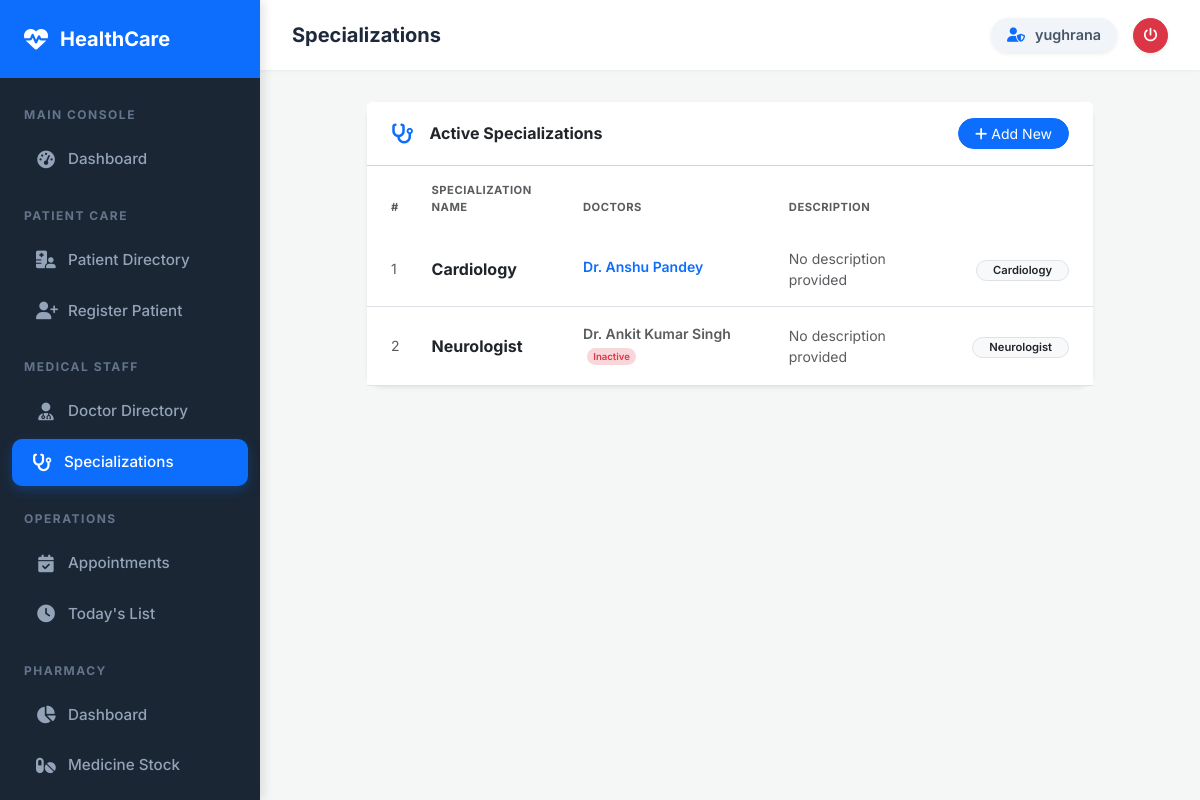
Screenshot of /doctors/specializations/ (signed in) with the database file from the repository.
### doctors/models.py (models this page shows, shortened)
class Specialization(models.Model):
    name = models.CharField(max_length=100, unique=True)
    description = models.TextField(blank=True)

class Doctor(models.Model):
    user = models.OneToOneField(User, on_delete=models.SET_NULL, null=True, blank=True)
    first_name = models.CharField(max_length=100)
    last_name = models.CharField(max_length=100)
    specialization = models.ForeignKey(Specialization, on_delete=models.SET_NULL, null=True)
    qualification = models.CharField(max_length=200)
    experience_years = models.IntegerField(default=0)
    phone = models.CharField(max_length=15)
    email = models.EmailField()
    license_number = models.CharField(max_length=50, unique=True)
    consultation_fee = models.DecimalField(max_digits=8, decimal_places=2, default=0)
    available_days = models.CharField(max_length=100, blank=True, help_text="e.g. Mon,Tue,Wed")
    available_time_start = models.TimeField(null=True, blank=True)
    available_time_end = models.TimeField(null=True, blank=True)
    bio = models.TextField(blank=True)
    is_active = models.BooleanField(default=True)
    created_at = models.DateTimeField(auto_now_add=True)
    def get_full_name(self):
        return f"Dr. {self.first_name} {self.last_name}"

### doctors/views.py (the view)
# urls.py: path('specializations/', views.specialization_list, name='specialization_list'),
@login_required
def specialization_list(request):
    specializations = Specialization.objects.all()
    return render(request, 'doctors/specialization_list.html', {'specializations': specializations})

### templates/doctors/specialization_list.html (shortened to what this page needs)
{% extends 'base/base.html' %}
{% block page_title %}Specializations{% endblock %}
{% block content %}
<div class="row justify-content-center">
    <div class="col-lg-10">
        <div class="card shadow-sm border-0">
            <div class="card-header bg-white py-3 px-4 d-flex justify-content-between align-items-center">
                <div class="d-flex align-items-center">
                    <i class="fas fa-stethoscope text-primary fa-lg me-3"></i>
                    <h6 class="mb-0 fw-bold">Active Specializations</h6>
                </div>
                <a href="{% url 'specialization_create' %}" class="btn btn-primary btn-sm rounded-pill px-3">
                    <i class="fas fa-plus me-1"></i>Add New
                </a>
            </div>
            <div class="card-body p-0">
                <div class="table-responsive">
                    <table class="table table-hover align-middle mb-0">
                        <thead class="bg-light">
                            <tr>
                                <th class="px-4 py-3 small text-uppercase text-muted fw-bold border-0">#</th>
                                <th class="py-3 small text-uppercase text-muted fw-bold border-0">Specialization Name</th>
                                <th class="py-3 small text-uppercase text-muted fw-bold border-0">Doctors</th>
                                <th class="py-3 small text-uppercase text-muted fw-bold border-0">Description</th>
                                <th class="px-4 py-3 border-0"></th>
                            </tr>
                        </thead>
                        <tbody class="border-top-0">
                            {% for s in specializations %}
                            <tr>
                                <td class="px-4 py-3 text-muted small">{{ forloop.counter }}</td>
                                <td class="py-3 fw-bold text-dark">{{ s.name }}</td>
                                <td class="py-3">
                                    {% for d in s.doctor_set.all %}
                                        <div class="small fw-semibold {% if d.is_active %}text-primary{% else %}text-muted{% endif %} mb-1">
                                            {{ d.get_full_name }}
                                            {% if not d.is_active %}
                                                <span class="badge bg-danger-subtle text-danger extra-small rounded-pill ms-1" style="font-size: 0.6rem;">Inactive</span>
                                            {% endif %}
                                        </div>
                                    {% empty %}
                                        <span class="text-muted extra-small fst-italic">No doctors assigned</span>
                                    {% endfor %}
                                </td>
                                <td class="py-3 text-muted small" style="max-width: 400px; white-space: normal;">
                                    {{ s.description|default:"No description provided" }}
                                </td>
                                <td class="px-4 py-3 text-end">
                                    <span class="badge bg-light text-dark border rounded-pill px-3">{{ s.name }}</span>
                                </td>
                            </tr>
                            {% endfor %}
                        </tbody>
                    </table>
                </div>
            </div>
        </div>
    </div>
</div>
{% endblock %}

### templates/base/base.html (shortened to what this page needs)
{% load static %}
<!doctype html>
<html lang="en">
  <head>
    <link href="https://cdn.jsdelivr.net/npm/bootstrap@5.3.0/dist/css/bootstrap.min.css" rel="stylesheet" />
    <link href="https://cdnjs.cloudflare.com/ajax/libs/font-awesome/6.4.0/css/all.min.css" rel="stylesheet" />
    <link rel="stylesheet" href="{% static 'css/custom.css' %}" />
  </head>
  <body>
    {% if user.is_authenticated %}
    <div class="sidebar" id="sidebar">
      <div class="sidebar-brand">
        <i class="fas fa-heartbeat"></i>
        <span>HealthCare</span>
      </div>
      <nav class="mt-2 pb-5">
        <div class="nav-section">Main Console</div>
        <a href="{% url 'dashboard' %}" class="nav-link {% if request.resolver_match.url_name == 'dashboard' %}active{% endif %}">
          <i class="fas fa-tachometer-alt"></i> Dashboard
        </a>
        <div class="nav-section">Patient Care</div>
        <a href="{% url 'patient_list' %}" class="nav-link {% if request.resolver_match.url_name == 'patient_list' %}active{% endif %}">
          <i class="fas fa-hospital-user"></i> Patient Directory
        </a>
        <a href="{% url 'patient_create' %}" class="nav-link {% if request.resolver_match.url_name == 'patient_create' %}active{% endif %}">
          <i class="fas fa-user-plus"></i> Register Patient
        </a>
        <div class="nav-section">Medical Staff</div>
        <a href="{% url 'doctor_list' %}" class="nav-link {% if request.resolver_match.url_name == 'doctor_list' %}active{% endif %}">
          <i class="fas fa-user-md"></i> Doctor Directory
        </a>
        <a href="{% url 'specialization_list' %}" class="nav-link {% if 'specialization' in request.resolver_match.url_name %}active{% endif %}">
          <i class="fas fa-stethoscope"></i> Specializations
        </a>
        <div class="nav-section">Operations</div>
        <a href="{% url 'appointment_list' %}" class="nav-link {% if request.resolver_match.url_name == 'appointment_list' %}active{% endif %}">
          <i class="fas fa-calendar-check"></i> Appointments
        </a>
        <a href="{% url 'today_appointments' %}" class="nav-link {% if request.resolver_match.url_name == 'today_appointments' %}active{% endif %}">
          <i class="fas fa-clock"></i> Today's List
        </a>
        <div class="nav-section">Pharmacy</div>
        <a href="{% url 'pharmacy_dashboard' %}" class="nav-link {% if request.resolver_match.url_name == 'pharmacy_dashboard' %}active{% endif %}">
          <i class="fas fa-chart-pie"></i> Dashboard
        </a>
        <a href="{% url 'medicine_list' %}" class="nav-link {% if request.resolver_match.url_name == 'medicine_list' %}active{% endif %}">
          <i class="fas fa-pills"></i> Medicine Stock
        </a>
        <a href="{% url 'dispense_medicine' %}" class="nav-link {% if request.resolver_match.url_name == 'dispense_medicine' %}active{% endif %}">
        </a>
      </nav>
    </div>
    <div class="main-content">
      <div class="topbar">
        <div class="d-flex align-items-center">
            <span class="topbar-title">{% block page_title %}HealthCare Portal{% endblock %}</span>
        </div>
        <div class="d-flex align-items-center gap-3">
          <div class="user-badge shadow-sm">
            <i class="fas fa-user-shield"></i>
            <span>{{ user.get_full_name|default:user.username }}</span>
          </div>
          <a href="{% url 'logout' %}" class="btn btn-sm btn-danger rounded-circle p-2 shadow-sm" style="width: 35px; height: 35px; display: flex; align-items: center; justify-content: center;">
            <i class="fas fa-power-off"></i>
          </a>
        </div>
      </div>
      <div class="page-content">
        {% block content %}{% endblock %}
      </div>
    </div>
    {% else %}
        {% block public_content %}{% endblock %}
    {% endif %}
  </body>
</html>

### static/css/custom.css (style rules this page uses)
body { font-family: 'Segoe UI', Tahoma, Geneva, Verdana, sans-serif; }
.sidebar .nav-link.active { border-left: 3px solid #0d6efd; padding-left: 17px; }

### templates/base/base.html (style rules this page uses)
:root { --primary-color: #0d6efd; --sidebar-bg: #1a2634; --sidebar-width: 260px; --topbar-height: 70px; }
body { background: #f4f7f6; font-family: 'Inter', system-ui, -apple-system, sans-serif; color: #334155; overflow-x: hidden; }
.sidebar { position: fixed; top: 0; left: 0; height: 100vh; width: var(--sidebar-width); background: var(--sidebar-bg); z-index: 1050; overflow-y: auto; transition: all 0.3s cubic-bezier(0.4, 0, 0.2, 1); box-shadow: 4px 0 10px rgba(0,0,0,0.1); }
.sidebar-brand { padding: 24px; background: var(--primary-color); color: white; font-size: 1.25rem; font-weight: 700; display: flex; align-items: center; gap: 12px; }
.sidebar-brand i { font-size: 1.5rem; }
.nav-section { padding: 20px 24px 8px; font-size: 0.75rem; color: #64748b; text-transform: uppercase; letter-spacing: 1.5px; font-weight: 700; }
.sidebar .nav-link { color: #94a3b8; padding: 12px 24px; margin: 4px 12px; border-radius: 10px; display: flex; align-items: center; gap: 12px; font-size: 0.95rem; font-weight: 500; transition: all 0.2s ease; text-decoration: none; }
.sidebar .nav-link.active { background: var(--primary-color); color: #fff; box-shadow: 0 4px 12px rgba(13, 110, 253, 0.3); }
.sidebar .nav-link i { width: 20px; text-align: center; font-size: 1.1rem; }
.main-content { margin-left: var(--sidebar-width); min-height: 100vh; transition: all 0.3s; overflow-x: hidden; }
.topbar { background: #fff; height: var(--topbar-height); padding: 0 32px; box-shadow: 0 1px 3px rgba(0, 0, 0, 0.05); display: flex; justify-content: space-between; align-items: center; position: sticky; top: 0; z-index: 1000; }
.topbar-title { font-weight: 700; color: #1e293b; font-size: 1.25rem; }
.page-content { padding: 32px; }
.card { border: none; border-radius: 16px; box-shadow: 0 4px 20px rgba(0, 0, 0, 0.05); transition: transform 0.2s; }
.user-badge { background: #f1f5f9; padding: 6px 16px; border-radius: 50px; display: flex; align-items: center; gap: 10px; font-weight: 600; color: #475569; font-size: 0.9rem; }
.user-badge i { color: var(--primary-color); }

### templates/doctors/specialization_list.html (style rules this page uses)
.extra-small { font-size: 0.72rem; }
.badge { font-weight: 600; font-size: 0.7rem; }
.table th { font-size: 0.7rem !important; letter-spacing: 0.5px; }

### rows the page displays
Specialization: name "Cardiology", description "No description provided"
Doctor: get_full_name "Dr. Anshu Pandey"
Specialization: name "Neurologist", description "No description provided"
Doctor: get_full_name "Dr. Ankit Kumar Singh", is_active "Inactive"

### other values shown
{{ user.get_full_name|default:user.username }} "yughrana"
